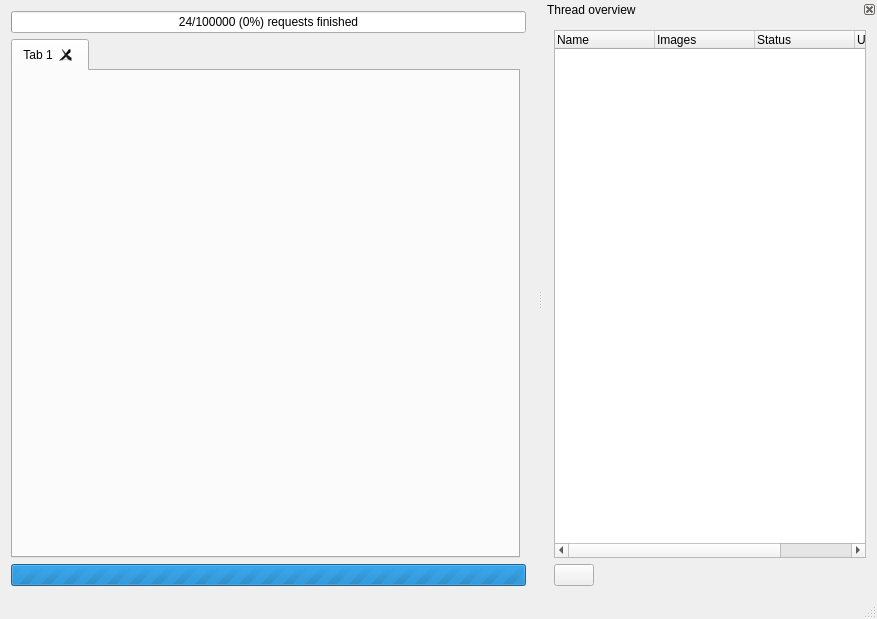
<?xml version="1.0" encoding="UTF-8"?>
<ui version="4.0">
 <class>MainWindow</class>
 <widget class="QMainWindow" name="MainWindow">
  <property name="geometry">
   <rect>
    <x>0</x>
    <y>0</y>
    <width>877</width>
    <height>619</height>
   </rect>
  </property>
  <property name="windowTitle">
   <string>4Chan Downloader Reborn</string>
  </property>
  <property name="windowIcon">
   <iconset resource="resources.qrc">
    <normaloff>:/icons/resources/4chan.ico</normaloff>:/icons/resources/4chan.ico</iconset>
  </property>
  <widget class="QWidget" name="centralWidget">
   <layout class="QGridLayout" name="gridLayout">
    <item row="0" column="0" colspan="2">
     <widget class="QProgressBar" name="pbOpenRequests">
      <property name="maximum">
       <number>999999999</number>
      </property>
      <property name="value">
       <number>24</number>
      </property>
      <property name="format">
       <string>%v/%m (%p%) requests finished</string>
      </property>
     </widget>
    </item>
    <item row="1" column="0">
     <widget class="QTabWidget" name="tabWidget">
      <property name="tabPosition">
       <enum>QTabWidget::North</enum>
      </property>
      <property name="tabShape">
       <enum>QTabWidget::Rounded</enum>
      </property>
      <property name="currentIndex">
       <number>0</number>
      </property>
      <property name="tabsClosable">
       <bool>true</bool>
      </property>
      <property name="movable">
       <bool>false</bool>
      </property>
      <widget class="QWidget" name="tab">
       <attribute name="title">
        <string>Tab 1</string>
       </attribute>
      </widget>
     </widget>
    </item>
    <item row="2" column="0" colspan="2">
     <widget class="QProgressBar" name="pbPendingThumbnails">
      <property name="maximum">
       <number>0</number>
      </property>
      <property name="value">
       <number>0</number>
      </property>
      <property name="format">
       <string>Another %v thumbnails to create</string>
      </property>
     </widget>
    </item>
   </layout>
  </widget>
  <widget class="QStatusBar" name="statusBar"/>
  <widget class="QDockWidget" name="dockWidget">
   <property name="floating">
    <bool>false</bool>
   </property>
   <property name="features">
    <set>QDockWidget::DockWidgetClosable|QDockWidget::DockWidgetMovable</set>
   </property>
   <property name="allowedAreas">
    <set>Qt::LeftDockWidgetArea|Qt::RightDockWidgetArea</set>
   </property>
   <property name="windowTitle">
    <string>Thread overview</string>
   </property>
   <attribute name="dockWidgetArea">
    <number>2</number>
   </attribute>
   <widget class="QWidget" name="dockWidgetContents">
    <layout class="QGridLayout" name="gridLayout_2">
     <item row="0" column="0" colspan="2">
      <widget class="QTreeWidget" name="threadOverview">
       <property name="editTriggers">
        <set>QAbstractItemView::DoubleClicked|QAbstractItemView::EditKeyPressed</set>
       </property>
       <property name="horizontalScrollMode">
        <enum>QAbstractItemView::ScrollPerItem</enum>
       </property>
       <column>
        <property name="text">
         <string>Name</string>
        </property>
       </column>
       <column>
        <property name="text">
         <string>Images</string>
        </property>
       </column>
       <column>
        <property name="text">
         <string>Status</string>
        </property>
       </column>
       <column>
        <property name="text">
         <string>URI</string>
        </property>
       </column>
      </widget>
     </item>
     <item row="1" column="0">
      <widget class="QPushButton" name="btnMarkAllViewed">
       <property name="toolTip">
        <string>Mark all threads as viewed</string>
       </property>
       <property name="statusTip">
        <string>Mark all threads as viewed</string>
       </property>
       <property name="text">
        <string/>
       </property>
       <property name="icon">
        <iconset resource="resources.qrc">
         <normaloff>:/icons/resources/dialog-ok.png</normaloff>:/icons/resources/dialog-ok.png</iconset>
       </property>
      </widget>
     </item>
     <item row="1" column="1">
      <spacer name="horizontalSpacer">
       <property name="orientation">
        <enum>Qt::Horizontal</enum>
       </property>
       <property name="sizeHint" stdset="0">
        <size>
         <width>266</width>
         <height>20</height>
        </size>
       </property>
      </spacer>
     </item>
    </layout>
   </widget>
  </widget>
  <widget class="QMenuBar" name="menuBar">
   <property name="geometry">
    <rect>
     <x>0</x>
     <y>0</y>
     <width>877</width>
     <height>22</height>
    </rect>
   </property>
  </widget>
  <action name="actionAdd_Tab">
   <property name="icon">
    <iconset resource="resources.qrc">
     <normaloff>:/icons/resources/tab-new.png</normaloff>:/icons/resources/tab-new.png</iconset>
   </property>
   <property name="text">
    <string>&amp;Add thread</string>
   </property>
   <property name="statusTip">
    <string>Add single thread</string>
   </property>
   <property name="shortcut">
    <string>Ctrl+A</string>
   </property>
  </action>
  <action name="actionShowInfo">
   <property name="icon">
    <iconset resource="resources.qrc">
     <normaloff>:/icons/resources/about.png</normaloff>:/icons/resources/about.png</iconset>
   </property>
   <property name="text">
    <string>Program info</string>
   </property>
   <property name="statusTip">
    <string>Display program information</string>
   </property>
   <property name="shortcut">
    <string>Ctrl+I</string>
   </property>
  </action>
  <action name="actionOpen_Configuration">
   <property name="icon">
    <iconset resource="resources.qrc">
     <normaloff>:/icons/resources/settings.png</normaloff>:/icons/resources/settings.png</iconset>
   </property>
   <property name="text">
    <string>&amp;Configuration</string>
   </property>
   <property name="statusTip">
    <string>Open configuration dialog</string>
   </property>
   <property name="shortcut">
    <string>Ctrl+N</string>
   </property>
  </action>
  <action name="actionStart_all">
   <property name="icon">
    <iconset resource="resources.qrc">
     <normaloff>:/icons/resources/media-playback-start.png</normaloff>:/icons/resources/media-playback-start.png</iconset>
   </property>
   <property name="text">
    <string>&amp;Start all</string>
   </property>
   <property name="statusTip">
    <string>Start all threads at once</string>
   </property>
   <property name="shortcut">
    <string>Ctrl+S</string>
   </property>
  </action>
  <action name="actionStop_all">
   <property name="icon">
    <iconset resource="resources.qrc">
     <normaloff>:/icons/resources/media-playback-stop.png</normaloff>:/icons/resources/media-playback-stop.png</iconset>
   </property>
   <property name="text">
    <string>S&amp;top all</string>
   </property>
   <property name="statusTip">
    <string>Stop all threads at once</string>
   </property>
   <property name="shortcut">
    <string>Ctrl+T</string>
   </property>
  </action>
  <action name="actionAddMultipleTabs">
   <property name="icon">
    <iconset resource="resources.qrc">
     <normaloff>:/icons/resources/tab-++.png</normaloff>:/icons/resources/tab-++.png</iconset>
   </property>
   <property name="text">
    <string>Add &amp;multiple threads</string>
   </property>
   <property name="statusTip">
    <string>Add multiple threads</string>
   </property>
   <property name="shortcut">
    <string>Ctrl+M</string>
   </property>
  </action>
  <action name="actionTabOverview">
   <property name="checkable">
    <bool>true</bool>
   </property>
   <property name="checked">
    <bool>true</bool>
   </property>
   <property name="icon">
    <iconset resource="resources.qrc">
     <normaloff>:/icons/resources/list.png</normaloff>:/icons/resources/list.png</iconset>
   </property>
   <property name="text">
    <string>Tab &amp;overview</string>
   </property>
   <property name="toolTip">
    <string>Thread Overview</string>
   </property>
   <property name="statusTip">
    <string>Toggle thread overview window</string>
   </property>
   <property name="shortcut">
    <string>Ctrl+O</string>
   </property>
  </action>
  <action name="actionDebug">
   <property name="text">
    <string>Debug</string>
   </property>
   <property name="shortcut">
    <string>Ctrl+D</string>
   </property>
  </action>
  <action name="actionHistory">
   <property name="enabled">
    <bool>false</bool>
   </property>
   <property name="icon">
    <iconset resource="resources.qrc">
     <normaloff>:/icons/resources/remove.png</normaloff>:/icons/resources/remove.png</iconset>
   </property>
   <property name="text">
    <string>History</string>
   </property>
   <property name="statusTip">
    <string>History of closed threads</string>
   </property>
   <property name="shortcut">
    <string>Ctrl+H</string>
   </property>
  </action>
  <action name="actionExit">
   <property name="text">
    <string>&amp;Exit</string>
   </property>
   <property name="statusTip">
    <string>Close program</string>
   </property>
   <property name="shortcut">
    <string>Ctrl+Q</string>
   </property>
  </action>
  <action name="actionPauseAll">
   <property name="icon">
    <iconset resource="resources.qrc">
     <normaloff>:/icons/resources/media-playback-pause.png</normaloff>:/icons/resources/media-playback-pause.png</iconset>
   </property>
   <property name="text">
    <string>PauseAll</string>
   </property>
   <property name="toolTip">
    <string>Pause downloads and thumbnail creation</string>
   </property>
   <property name="statusTip">
    <string>Pause downloads and thumbnail creation</string>
   </property>
  </action>
  <action name="actionGetUpdaterVersion">
   <property name="icon">
    <iconset resource="resources.qrc">
     <normaloff>:/icons/resources/reload.png</normaloff>:/icons/resources/reload.png</iconset>
   </property>
   <property name="text">
    <string>Get updater version</string>
   </property>
   <property name="statusTip">
    <string>Get updater version</string>
   </property>
   <property name="whatsThis">
    <string>Get updater version</string>
   </property>
  </action>
  <action name="actionAskForUpdate">
   <property name="icon">
    <iconset resource="resources.qrc">
     <normaloff>:/icons/resources/package-upgrade.png</normaloff>:/icons/resources/package-upgrade.png</iconset>
   </property>
   <property name="text">
    <string>AskForUpdate</string>
   </property>
   <property name="toolTip">
    <string>Updates available</string>
   </property>
   <property name="statusTip">
    <string>Updates available</string>
   </property>
   <property name="whatsThis">
    <string>Updates available</string>
   </property>
  </action>
 </widget>
 <layoutdefault spacing="6" margin="11"/>
 <resources>
  <include location="resources.qrc"/>
 </resources>
 <connections>
  <connection>
   <sender>actionShowInfo</sender>
   <signal>triggered()</signal>
   <receiver>MainWindow</receiver>
   <slot>showInfo()</slot>
   <hints>
    <hint type="sourcelabel">
     <x>-1</x>
     <y>-1</y>
    </hint>
    <hint type="destinationlabel">
     <x>269</x>
     <y>304</y>
    </hint>
   </hints>
  </connection>
  <connection>
   <sender>actionOpen_Configuration</sender>
   <signal>triggered()</signal>
   <receiver>MainWindow</receiver>
   <slot>showConfiguration()</slot>
   <hints>
    <hint type="sourcelabel">
     <x>-1</x>
     <y>-1</y>
    </hint>
    <hint type="destinationlabel">
     <x>269</x>
     <y>304</y>
    </hint>
   </hints>
  </connection>
  <connection>
   <sender>actionAddMultipleTabs</sender>
   <signal>triggered()</signal>
   <receiver>MainWindow</receiver>
   <slot>addMultipleTabs()</slot>
   <hints>
    <hint type="sourcelabel">
     <x>-1</x>
     <y>-1</y>
    </hint>
    <hint type="destinationlabel">
     <x>269</x>
     <y>304</y>
    </hint>
   </hints>
  </connection>
  <connection>
   <sender>threadOverview</sender>
   <signal>itemDoubleClicked(QTreeWidgetItem*,int)</signal>
   <receiver>MainWindow</receiver>
   <slot>showTab(QTreeWidgetItem*,int)</slot>
   <hints>
    <hint type="sourcelabel">
     <x>646</x>
     <y>325</y>
    </hint>
    <hint type="destinationlabel">
     <x>593</x>
     <y>440</y>
    </hint>
   </hints>
  </connection>
  <connection>
   <sender>actionTabOverview</sender>
   <signal>triggered()</signal>
   <receiver>MainWindow</receiver>
   <slot>toggleThreadOverview()</slot>
   <hints>
    <hint type="sourcelabel">
     <x>-1</x>
     <y>-1</y>
    </hint>
    <hint type="destinationlabel">
     <x>342</x>
     <y>304</y>
    </hint>
   </hints>
  </connection>
  <connection>
   <sender>actionDebug</sender>
   <signal>triggered()</signal>
   <receiver>MainWindow</receiver>
   <slot>debugButton()</slot>
   <hints>
    <hint type="sourcelabel">
     <x>-1</x>
     <y>-1</y>
    </hint>
    <hint type="destinationlabel">
     <x>342</x>
     <y>304</y>
    </hint>
   </hints>
  </connection>
  <connection>
   <sender>actionExit</sender>
   <signal>triggered()</signal>
   <receiver>MainWindow</receiver>
   <slot>close()</slot>
   <hints>
    <hint type="sourcelabel">
     <x>-1</x>
     <y>-1</y>
    </hint>
    <hint type="destinationlabel">
     <x>342</x>
     <y>304</y>
    </hint>
   </hints>
  </connection>
  <connection>
   <sender>actionAdd_Tab</sender>
   <signal>triggered()</signal>
   <receiver>MainWindow</receiver>
   <slot>addForegroundTab()</slot>
   <hints>
    <hint type="sourcelabel">
     <x>-1</x>
     <y>-1</y>
    </hint>
    <hint type="destinationlabel">
     <x>342</x>
     <y>304</y>
    </hint>
   </hints>
  </connection>
  <connection>
   <sender>actionGetUpdaterVersion</sender>
   <signal>triggered()</signal>
   <receiver>MainWindow</receiver>
   <slot>getUpdaterVersion()</slot>
   <hints>
    <hint type="sourcelabel">
     <x>-1</x>
     <y>-1</y>
    </hint>
    <hint type="destinationlabel">
     <x>342</x>
     <y>304</y>
    </hint>
   </hints>
  </connection>
  <connection>
   <sender>actionAskForUpdate</sender>
   <signal>triggered()</signal>
   <receiver>MainWindow</receiver>
   <slot>askForUpdate()</slot>
   <hints>
    <hint type="sourcelabel">
     <x>-1</x>
     <y>-1</y>
    </hint>
    <hint type="destinationlabel">
     <x>342</x>
     <y>304</y>
    </hint>
   </hints>
  </connection>
  <connection>
   <sender>threadOverview</sender>
   <signal>itemPressed(QTreeWidgetItem*,int)</signal>
   <receiver>MainWindow</receiver>
   <slot>showTab(QTreeWidgetItem*,int)</slot>
   <hints>
    <hint type="sourcelabel">
     <x>867</x>
     <y>375</y>
    </hint>
    <hint type="destinationlabel">
     <x>408</x>
     <y>328</y>
    </hint>
   </hints>
  </connection>
  <connection>
   <sender>btnMarkAllViewed</sender>
   <signal>clicked()</signal>
   <receiver>MainWindow</receiver>
   <slot>markAllViewed()</slot>
   <hints>
    <hint type="sourcelabel">
     <x>580</x>
     <y>580</y>
    </hint>
    <hint type="destinationlabel">
     <x>553</x>
     <y>586</y>
    </hint>
   </hints>
  </connection>
 </connections>
 <slots>
  <slot>addTab()</slot>
  <slot>closeTab()</slot>
  <slot>showInfo()</slot>
  <slot>showConfiguration()</slot>
  <slot>addMultipleTabs()</slot>
  <slot>showTab(QTreeWidgetItem*,int)</slot>
  <slot>debugButton()</slot>
  <slot>addForegroundTab()</slot>
  <slot>toggleThreadOverview()</slot>
  <slot>getUpdaterVersion()</slot>
  <slot>askForUpdate()</slot>
  <slot>markAllViewed()</slot>
 </slots>
</ui>
